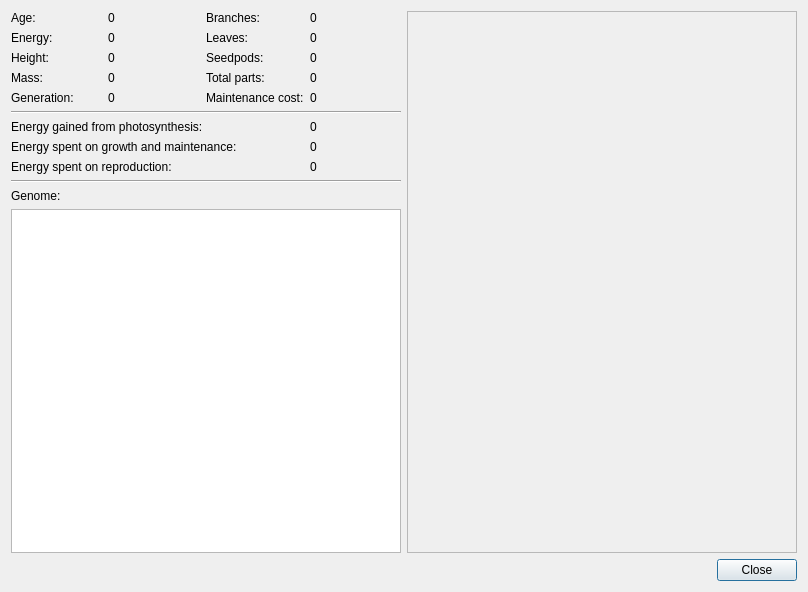
<?xml version="1.0" encoding="UTF-8"?>
<ui version="4.0">
 <class>OrganismInfoDialog</class>
 <widget class="QDialog" name="OrganismInfoDialog">
  <property name="geometry">
   <rect>
    <x>0</x>
    <y>0</y>
    <width>808</width>
    <height>592</height>
   </rect>
  </property>
  <property name="sizePolicy">
   <sizepolicy hsizetype="Minimum" vsizetype="Preferred">
    <horstretch>0</horstretch>
    <verstretch>0</verstretch>
   </sizepolicy>
  </property>
  <property name="windowTitle">
   <string>Organism information</string>
  </property>
  <layout class="QVBoxLayout" name="verticalLayout_2">
   <item>
    <widget class="QWidget" name="organismWidget" native="true">
     <layout class="QHBoxLayout" name="horizontalLayout">
      <property name="leftMargin">
       <number>0</number>
      </property>
      <property name="topMargin">
       <number>0</number>
      </property>
      <property name="rightMargin">
       <number>0</number>
      </property>
      <property name="bottomMargin">
       <number>0</number>
      </property>
      <item>
       <widget class="QWidget" name="widget" native="true">
        <property name="sizePolicy">
         <sizepolicy hsizetype="Expanding" vsizetype="Preferred">
          <horstretch>0</horstretch>
          <verstretch>0</verstretch>
         </sizepolicy>
        </property>
        <layout class="QVBoxLayout" name="verticalLayout_3">
         <property name="leftMargin">
          <number>0</number>
         </property>
         <property name="topMargin">
          <number>0</number>
         </property>
         <property name="rightMargin">
          <number>0</number>
         </property>
         <property name="bottomMargin">
          <number>0</number>
         </property>
         <item>
          <widget class="QWidget" name="extraInfoWidget" native="true">
           <property name="sizePolicy">
            <sizepolicy hsizetype="Expanding" vsizetype="Preferred">
             <horstretch>0</horstretch>
             <verstretch>0</verstretch>
            </sizepolicy>
           </property>
           <layout class="QGridLayout" name="gridLayout_2">
            <property name="leftMargin">
             <number>0</number>
            </property>
            <property name="topMargin">
             <number>0</number>
            </property>
            <property name="rightMargin">
             <number>0</number>
            </property>
            <property name="bottomMargin">
             <number>0</number>
            </property>
            <item row="0" column="2">
             <widget class="QLabel" name="label_14">
              <property name="text">
               <string>Branches:</string>
              </property>
             </widget>
            </item>
            <item row="2" column="0">
             <widget class="QLabel" name="label_18">
              <property name="text">
               <string>Height:</string>
              </property>
             </widget>
            </item>
            <item row="2" column="2">
             <widget class="QLabel" name="label_20">
              <property name="text">
               <string>Seedpods:</string>
              </property>
             </widget>
            </item>
            <item row="1" column="1">
             <widget class="QLabel" name="organismEnergyLabel">
              <property name="text">
               <string>0</string>
              </property>
             </widget>
            </item>
            <item row="3" column="2">
             <widget class="QLabel" name="label_25">
              <property name="text">
               <string>Total parts:</string>
              </property>
             </widget>
            </item>
            <item row="1" column="2">
             <widget class="QLabel" name="label_15">
              <property name="text">
               <string>Leaves:</string>
              </property>
             </widget>
            </item>
            <item row="0" column="0">
             <widget class="QLabel" name="label_21">
              <property name="text">
               <string>Age:</string>
              </property>
             </widget>
            </item>
            <item row="4" column="0">
             <widget class="QLabel" name="label_23">
              <property name="text">
               <string>Generation:</string>
              </property>
             </widget>
            </item>
            <item row="4" column="1">
             <widget class="QLabel" name="organismGenerationLabel">
              <property name="text">
               <string>0</string>
              </property>
             </widget>
            </item>
            <item row="1" column="0">
             <widget class="QLabel" name="label_22">
              <property name="text">
               <string>Energy:</string>
              </property>
             </widget>
            </item>
            <item row="5" column="0" colspan="4">
             <widget class="Line" name="energyLine_2">
              <property name="orientation">
               <enum>Qt::Horizontal</enum>
              </property>
             </widget>
            </item>
            <item row="7" column="3">
             <widget class="QLabel" name="growthMaintenanceEnergyLabel">
              <property name="text">
               <string>0</string>
              </property>
             </widget>
            </item>
            <item row="1" column="3">
             <widget class="QLabel" name="leafCountLabel">
              <property name="text">
               <string>0</string>
              </property>
             </widget>
            </item>
            <item row="2" column="3">
             <widget class="QLabel" name="seedpodCountLabel">
              <property name="text">
               <string>0</string>
              </property>
             </widget>
            </item>
            <item row="6" column="3">
             <widget class="QLabel" name="photosynthesisEnergyLabel">
              <property name="text">
               <string>0</string>
              </property>
             </widget>
            </item>
            <item row="7" column="0" colspan="3">
             <widget class="QLabel" name="growthMaintenanceEnergyLabel2_2">
              <property name="text">
               <string>Energy spent on growth and maintenance:</string>
              </property>
             </widget>
            </item>
            <item row="8" column="3">
             <widget class="QLabel" name="reproductionEnergyLabel">
              <property name="text">
               <string>0</string>
              </property>
             </widget>
            </item>
            <item row="9" column="0" colspan="4">
             <widget class="Line" name="line_3">
              <property name="orientation">
               <enum>Qt::Horizontal</enum>
              </property>
             </widget>
            </item>
            <item row="2" column="1">
             <widget class="QLabel" name="organismHeightLabel">
              <property name="text">
               <string>0</string>
              </property>
             </widget>
            </item>
            <item row="0" column="3">
             <widget class="QLabel" name="branchCountLabel">
              <property name="text">
               <string>0</string>
              </property>
             </widget>
            </item>
            <item row="3" column="3">
             <widget class="QLabel" name="totalPartsLabel">
              <property name="text">
               <string>0</string>
              </property>
             </widget>
            </item>
            <item row="0" column="1">
             <widget class="QLabel" name="organismAgeLabel">
              <property name="text">
               <string>0</string>
              </property>
             </widget>
            </item>
            <item row="10" column="0">
             <widget class="QLabel" name="genomeTitleLabel">
              <property name="text">
               <string>Genome:</string>
              </property>
             </widget>
            </item>
            <item row="3" column="0">
             <widget class="QLabel" name="label_24">
              <property name="text">
               <string>Mass:</string>
              </property>
             </widget>
            </item>
            <item row="3" column="1">
             <widget class="QLabel" name="organismMassLabel">
              <property name="text">
               <string>0</string>
              </property>
             </widget>
            </item>
            <item row="8" column="0" colspan="3">
             <widget class="QLabel" name="reproductionEnergyLabel2_2">
              <property name="text">
               <string>Energy spent on reproduction:</string>
              </property>
             </widget>
            </item>
            <item row="6" column="0" colspan="3">
             <widget class="QLabel" name="photosynthesisEnergyLabel2_2">
              <property name="text">
               <string>Energy gained from photosynthesis:</string>
              </property>
             </widget>
            </item>
            <item row="4" column="2">
             <widget class="QLabel" name="label_26">
              <property name="text">
               <string>Maintenance cost:</string>
              </property>
             </widget>
            </item>
            <item row="4" column="3">
             <widget class="QLabel" name="maintenanceCostLabel">
              <property name="text">
               <string>0</string>
              </property>
             </widget>
            </item>
           </layout>
          </widget>
         </item>
         <item>
          <widget class="QTextEdit" name="genomeTextEdit">
           <property name="sizePolicy">
            <sizepolicy hsizetype="Expanding" vsizetype="Expanding">
             <horstretch>0</horstretch>
             <verstretch>0</verstretch>
            </sizepolicy>
           </property>
           <property name="minimumSize">
            <size>
             <width>0</width>
             <height>0</height>
            </size>
           </property>
           <property name="maximumSize">
            <size>
             <width>16777215</width>
             <height>16777215</height>
            </size>
           </property>
           <property name="readOnly">
            <bool>true</bool>
           </property>
          </widget>
         </item>
        </layout>
       </widget>
      </item>
      <item>
       <widget class="QFrame" name="organismViewFrame">
        <property name="sizePolicy">
         <sizepolicy hsizetype="Expanding" vsizetype="Preferred">
          <horstretch>0</horstretch>
          <verstretch>0</verstretch>
         </sizepolicy>
        </property>
        <property name="frameShape">
         <enum>QFrame::StyledPanel</enum>
        </property>
        <property name="frameShadow">
         <enum>QFrame::Plain</enum>
        </property>
        <layout class="QVBoxLayout" name="verticalLayout">
         <property name="leftMargin">
          <number>0</number>
         </property>
         <property name="topMargin">
          <number>0</number>
         </property>
         <property name="rightMargin">
          <number>0</number>
         </property>
         <property name="bottomMargin">
          <number>0</number>
         </property>
         <item>
          <widget class="SingleOrganismWidget" name="organismViewWidget" native="true"/>
         </item>
        </layout>
       </widget>
      </item>
     </layout>
     <zorder>organismViewFrame</zorder>
     <zorder>widget</zorder>
    </widget>
   </item>
   <item>
    <widget class="QDialogButtonBox" name="buttonBox">
     <property name="orientation">
      <enum>Qt::Horizontal</enum>
     </property>
     <property name="standardButtons">
      <set>QDialogButtonBox::Close</set>
     </property>
    </widget>
   </item>
  </layout>
 </widget>
 <customwidgets>
  <customwidget>
   <class>SingleOrganismWidget</class>
   <extends>QWidget</extends>
   <header>singleorganismwidget.h</header>
   <container>1</container>
  </customwidget>
 </customwidgets>
 <resources/>
 <connections>
  <connection>
   <sender>buttonBox</sender>
   <signal>accepted()</signal>
   <receiver>OrganismInfoDialog</receiver>
   <slot>accept()</slot>
   <hints>
    <hint type="sourcelabel">
     <x>248</x>
     <y>254</y>
    </hint>
    <hint type="destinationlabel">
     <x>157</x>
     <y>274</y>
    </hint>
   </hints>
  </connection>
  <connection>
   <sender>buttonBox</sender>
   <signal>rejected()</signal>
   <receiver>OrganismInfoDialog</receiver>
   <slot>reject()</slot>
   <hints>
    <hint type="sourcelabel">
     <x>316</x>
     <y>260</y>
    </hint>
    <hint type="destinationlabel">
     <x>286</x>
     <y>274</y>
    </hint>
   </hints>
  </connection>
 </connections>
</ui>
